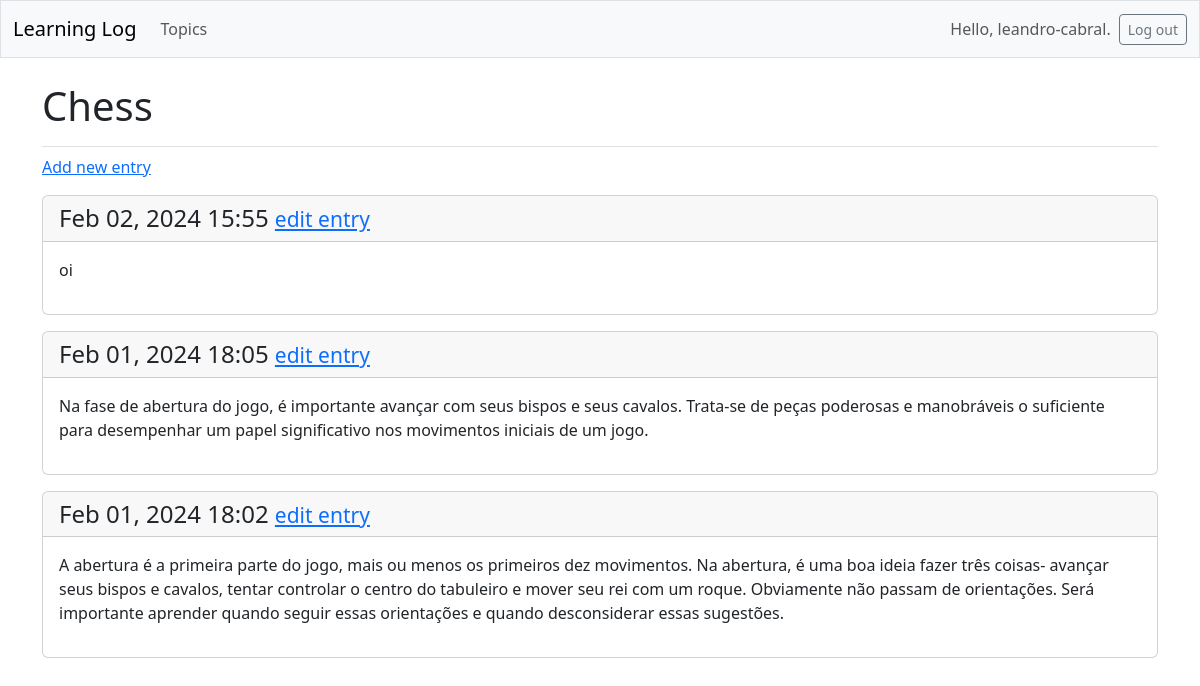
/topics/1/ (signed in), run on the app's committed database.
### learning_logs/models.py (models this page shows, shortened)
class Topic(models.Model):
    text = models.CharField(max_length=200)
    date_added = models.DateTimeField(auto_now_add=True)
    owner = models.ForeignKey(User, on_delete=models.CASCADE)

class Entry(models.Model):
    topic = models.ForeignKey(Topic, on_delete=models.CASCADE)
    text = models.TextField()
    date_added = models.DateTimeField(auto_now_add=True)
    class Meta:
        verbose_name_plural = 'entries'

### learning_logs/views.py (the view)
# urls.py: path('topics/<int:topic_id>/', views.topic, name='topic'),
@login_required
def topic(request, topic_id):
    topic = Topic.objects.get(id=topic_id)
    if topic.owner != request.user:
        raise Http404
    entries = topic.entry_set.order_by('-date_added')
    context = {'topic': topic, 'entries': entries}
    return render(request, 'learning_logs/topic.html', context)

### learning_logs/templates/learning_logs/topic.html
{% extends 'learning_logs/base.html' %}
{% block page_header %}
  <h1>{{ topic.text }}</h1>
{% endblock page_header %}
{% block content %}
  <p>
    <a href="{% url 'learning_logs:new_entry' topic.id %}">Add new entry</a>
  </p>
  {% for entry in entries %}
    <div class="card mb-3">
      <h4 class="card-header">
        {{ entry.date_added|date:'M d, Y H:i' }}
        <small><a href="{% url 'learning_logs:edit_entry' entry.id %}">
          edit entry</a></small>
      </h4>
      <div class="card-body">{{ entry.text|linebreaks }}</div>
    </div>
  {% empty %}
    <p>There are no entries for this topic yet.</p>
  {% endfor %}
{% endblock content %}

### learning_logs/templates/learning_logs/base.html (shortened to what this page needs)
<!doctype html>
<html lang="en">
<head>
  {% load django_bootstrap5 %}
  {% bootstrap_css %}
</head>
<body>
  <nav class="navbar navbar-expand-md navbar-light bg-light mb-4 border">
    <div class="container-fluid">
      <a class="navbar-brand" href="{% url 'learning_logs:index' %}">
          Learning Log</a>
      <div class="collapse navbar-collapse" id="navbarCollapse">
        <ul class="navbar-nav me-auto mb-2 mb-md-0">
          <li class="nav-item">
            <a class="nav-link" href="{% url 'learning_logs:topics' %}">
              Topics</a></li>
        </ul>
        <ul class="navbar-nav ms-auto mb-2 mb-md-0">
          {% if user.is_authenticated %}
            <li class="nav-item">
              <span class="navbar-text me-2">Hello, {{ user.username }}.
                </span></li>
          {% endif %}
        </ul>
        {% if user.is_authenticated %}
          <form action="{% url 'accounts:logout' %}" method='post'>
            <button name='submit' class='btn btn-outline-secondary btn-sm'>
              Log out</button>
          </form>
        {% endif %}
      </div>
    </div>
  </nav>
  <main class="container">
    <div class="pb-2 mb-2 border-bottom">
      {% block page_header %}{% endblock page_header %}
    </div>
    <div>
      {% block content %}{% endblock content %}
    </div>
  </main>
</body>
</html>

### data on the page
Topic: text "Chess"
Entry: date_added "Feb 02, 2024 15:55", text "oi"
Entry: date_added "Feb 01, 2024 18:05", text "Na fase de abertura do jogo, é importante avançar com seus bispos e seus cavalos. Trata-se de peças poderosas e manobráveis o suficiente para desempenhar um papel significativo nos movimentos iniciais de um jogo."
Entry: date_added "Feb 01, 2024 18:02", text "A abertura é a primeira parte do jogo, mais ou menos os primeiros dez movimentos. Na abertura, é uma boa ideia fazer três coisas- avançar seus bispos e cavalos, tentar controlar o centro do tabuleiro e mover seu rei com um roque. Obviamente não passam de orientações. Será importante aprender quando seguir essas orientações e quando desconsiderar essas sugestões."

### other printed values
{{ user.username }} "leandro-cabral"
